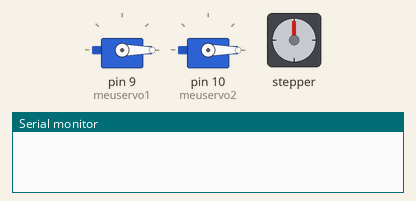
Simulated run of this sketch. Board: Arduino Uno, built with avr-gcc and run on an emulated ATmega328P. On the bench: 2 × servo, stepper motor, the last lines printed to the serial monitor. Stepper angles assume 400 steps per turn.

Above: at 0.1 s.
At 4.6 s:
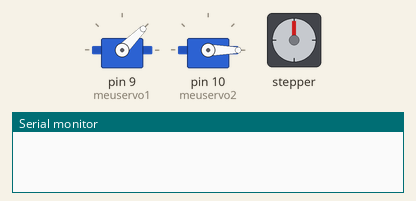
At 9.1 s:
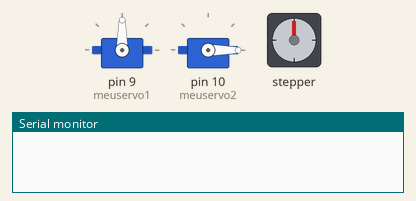
At 38.53 s:
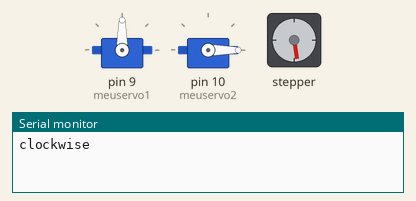
Timing chart, 0 to 40.0 s (numbered marks = the images above):
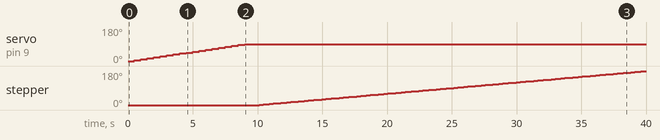

The sketch:

controleStepper.ino
```cpp
#include <Stepper.h>
#include "Servo.h"

Servo meuservo1;
Servo meuservo2;
int angulo1 = 0;
int angulo2 = 0;
int incremento = 5;

const int stepsPerRevolution = 400;  // change this to fit the number of steps per revolution
// for your motor

// initialize the stepper library on pins 8 through 11:
Stepper myStepper(stepsPerRevolution, 8, 9, 10, 11);

void setup() {

  meuservo1.attach(9);
  meuservo2.attach(10);
  // set the speed at 60 rpm:
  myStepper.setSpeed(1);
  // initialize the serial port:
  Serial.begin(9600);
}

void loop() {
  while (angulo1 <= 90) {
    meuservo2.write(angulo2);
    meuservo1.write(angulo1);
    delay(500);
    angulo1 += incremento;
      }
  if (angulo1 >= 90) {
    meuservo2.write(angulo2);
     delay(500);
    angulo2 += incremento;
    angulo1 = 0;
     }
  // step one revolution  in one direction:
  Serial.println("clockwise");
  myStepper.step(stepsPerRevolution);
  delay(500);
  Serial.println("Passou");
  // step one revolution in the other direction:
  Serial.println("counterclockwise");
  myStepper.step(-stepsPerRevolution);
  delay(500);
}
```

Measured:
- by itself, servo on pin 9 (meuservo1): moves from 0° to 90° over 8.5 s
- by itself, stepper: keeps turning clockwise at about 6°/s
